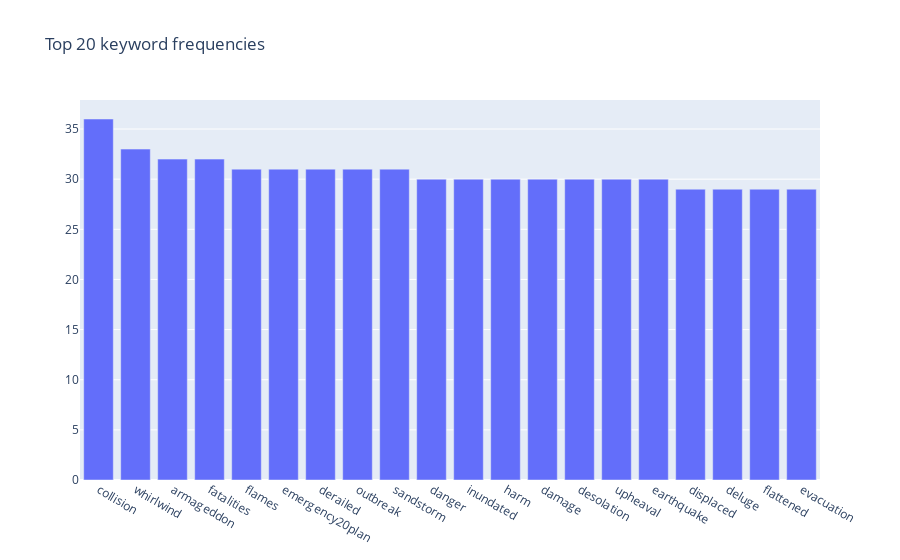

The notebook cell this image was saved under:
### Code cell
# split words
texts = df['keyword'].str.split().explode()
# remove symbols
texts = texts.str.replace(r'[^a-zA-Z0-9\s]', '', regex=True)
# make all words lowercase so we get unique words
texts = texts.str.lower()
# remove spaces
texts = texts.str.replace(' ', '', regex=True)

# remove non descriptive and uninteresting words that are in the top 20
stopwords = ['is', 'a', 'and', 'the', 'in', 'of', 'for', 'that', 'by', 'an', 'its', 'with', 'to', 'on', 'it', 'restaurant']
cleanedText = []

for text in texts:
    if text in stopwords:
        continue
    cleanedText.append(text)

df_cleaned_text = pd.DataFrame(cleanedText, columns=['values'])
word_freq = df_cleaned_text['values'].value_counts()
data = [go.Bar(x=word_freq.index[:20], y=word_freq.values[:20])]
layout = go.Layout(title='Top 20 keyword frequencies')
fig = go.Figure(data=data, layout=layout)
iplot(fig)

### Figure 1 — Plotly figure (JSON) as saved in the notebook; plotly's stock layout.template omitted (floating-point values rounded to 4 significant figures)
{"data": [{"type": "bar", "x": ["collision", "whirlwind", "armageddon", "fatalities", "flames", "emergency20plan", "derailed", "outbreak", "sandstorm", "danger", "inundated", "harm", "damage", "desolation", "upheaval", "earthquake", "displaced", "deluge", "flattened", "evacuation"], "y": [36, 33, 32, 32, 31, 31, 31, 31, 31, 30, 30, 30, 30, 30, 30, 30, 29, 29, 29, 29]}], "layout": {"title": {"text": "Top 20 keyword frequencies"}}}
